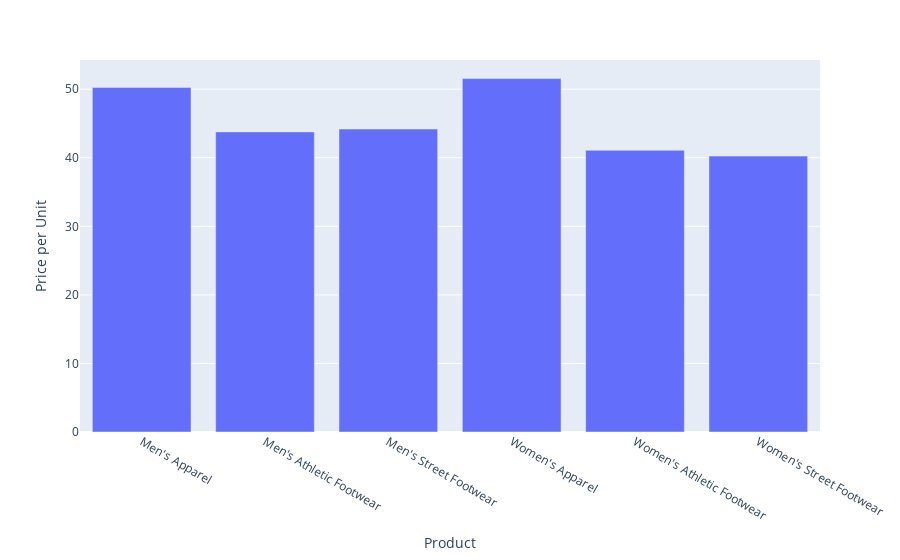

The cell this chart's notebook holds for it:
### Code cell
px.bar(df_product_price, x = "Product",y="Price per Unit")

### Figure 1 — Plotly figure (JSON) as saved in the notebook; plotly's stock layout.template omitted (floating-point values rounded to 4 significant figures)
{"data": [{"alignmentgroup": "True", "hovertemplate": "Product=%{x}<br>Price per Unit=%{y}<extra></extra>", "legendgroup": "", "marker": {"color": "#636efa", "pattern": {"shape": ""}}, "name": "", "offsetgroup": "", "orientation": "v", "showlegend": false, "textposition": "auto", "type": "bar", "x": ["Men's Apparel", "Men's Athletic Footwear", "Men's Street Footwear", "Women's Apparel", "Women's Athletic Footwear", "Women's Street Footwear"], "xaxis": "x", "y": [50.26, 43.78, 44.19, 51.55, 41.09, 40.24], "yaxis": "y"}], "layout": {"barmode": "relative", "legend": {"tracegroupgap": 0}, "margin": {"t": 60}, "xaxis": {"anchor": "y", "domain": [0, 1], "title": {"text": "Product"}}, "yaxis": {"anchor": "x", "domain": [0, 1], "title": {"text": "Price per Unit"}}}}
